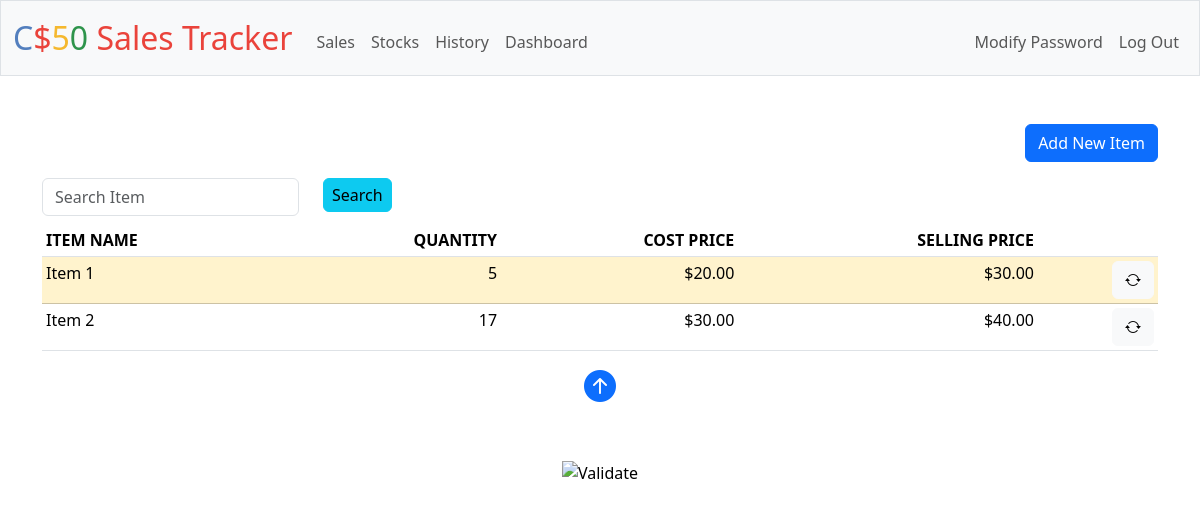
/stock (signed in), run on the app's committed database.
### tables this page shows
CREATE TABLE "stocks" (id INTEGER, itemname TEXT, quantity INTEGER, sellingprice NUMERIC, costprice NUMERIC, profit NUMERIC, FOREIGN KEY (id) REFERENCES users(id));

### app.py (the view)
@app.route("/stock", methods=["GET", "POST"])
@login_required
def stock():
    if request.method == "POST":
        item_name = request.form.get("item_name")
        item = db.execute("SELECT * FROM stocks WHERE id = ? AND itemname = ?", session["user_id"], item_name)
        for x in item:
            x['sellingprice'] = usd(x['sellingprice'])
            x['costprice'] = usd(x['costprice'])
        return render_template("update.html", item=item, item_name=item_name)
    else:
        q = request.args.get("q")
        if q:
            stocks = db.execute("SELECT * FROM stocks WHERE id = ? AND itemname LIKE ? ORDER BY itemname ASC", session["user_id"], "%" + q + "%")
        else:
            stocks = db.execute("SELECT * FROM stocks WHERE id = ? ORDER BY itemname ASC", session["user_id"])
        for stock in stocks:
            stock['costprice'] = usd(stock['costprice'])
            stock['sellingprice'] = usd(stock['sellingprice'])
        return render_template("stock.html", stocks=stocks)

### app.py (called while the page is built)
@app.after_request
def after_request(response):
    response.headers["Cache-Control"] = "no-cache, no-store, must-revalidate"
    response.headers["Expires"] = 0
    response.headers["Pragma"] = "no-cache"
    return response

### helpers.py (called while the page is built)
def login_required(f):
    @wraps(f)
    def decorated_function(*args, **kwargs):
        if session.get("user_id") is None:
            return redirect("/login")
        return f(*args, **kwargs)
    return decorated_function

def usd(value):
    return f"${value:,.2f}"

### templates/stock.html (shortened to what this page needs)
{% extends "layout.html" %}
{% block main %}
    <form action="/add_item" method="get">
        <div class="text-md-end text-sm-center mb-3">
            <button class="btn btn-primary" type="submit">Add New Item</button>
        </div>
    </form>
    <form action="/stock" method="get" class="mb-2">
        <div class="row">
            <div class="col-9 col-md-auto">
                <input autocomplete="off" autofocus class="form-control" name="q" placeholder="Search Item" type="search">
            </div>
            <div class="col-3 col-md-auto">
                <button class="btn btn-info py-1 px-2" type="submit">Search</button>
            </div>
        </div>
    </form>
    <table class="table table-sm table-hover ">
        <thead>
            <tr>
                <th class="text-start">ITEM NAME</th>
                <th class="text-end">QUANTITY</th>
                <th class="text-end">COST PRICE</th>
                <th class="text-end">SELLING PRICE</th>
                <th class="text-end"></th>
            </tr>
        </thead>
        <tbody>
            {% for stock in stocks %}
                <tr class="{{ 'table-warning' if stock.quantity <= 5 else '' }}">
                    <td class="text-start">{{ stock.itemname }}</td>
                    <td class="text-end">{{ stock.quantity }}</td>
                    <td class="text-end">{{ stock.costprice }}</td>
                    <td class="text-end">{{ stock.sellingprice }}</td>
                    <td class="text-end">
                        <form action="/stock" method="post">
                            <button class="btn btn-light" type="submit" value="{{ stock.itemname }}" name="item_name"><i class="bi bi-arrow-repeat"></i></button>
                        </form>
                    </td>
                </tr>
            {% endfor %}
        </tbody>
    </table>
    <div class="h2 mt-3">
        <a href="#top"><i class="bi bi-arrow-up-circle-fill"></i></a>
    </div>
{% endblock %}

### data on the page
stocks: itemname "Item 1", quantity "5", costprice "$20.00", sellingprice "$30.00"
stocks: itemname "Item 2", quantity "17", costprice "$30.00", sellingprice "$40.00"
